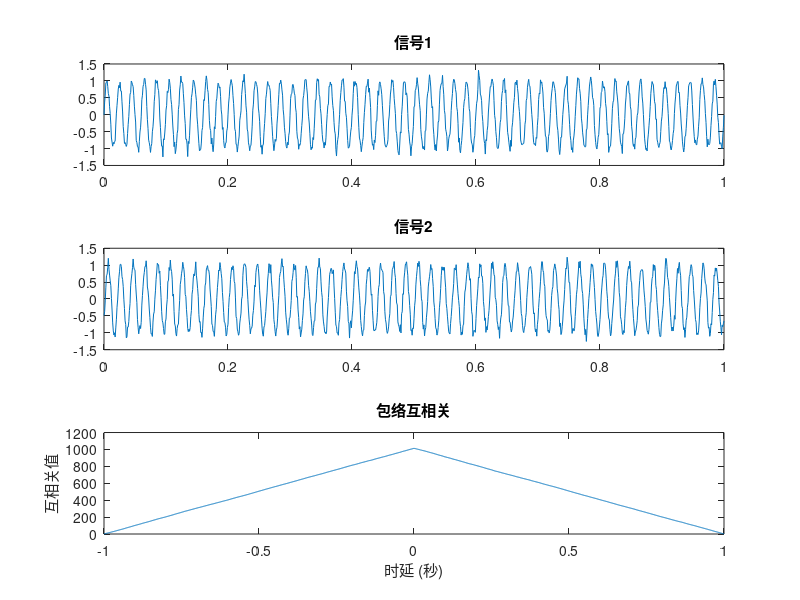

Here is the MATLAB script that generated this plot:
% MATLAB code to estimate time delay between two signals based on envelope correlation

% 生成两个信号 (可以替换为实际信号)
Fs = 1000;  % 采样频率
t = 0:1/Fs:1;  % 时间向量

% 信号1：正弦信号
x1 = sin(2*pi*50*t);  

% 信号2：延迟后的正弦信号，假设延迟 0.002 秒
delay = 0.002;  
x2 = sin(2*pi*50*(t - delay));

% 添加噪声（可选）
x1 = x1 + 0.1*randn(size(x1));  
x2 = x2 + 0.1*randn(size(x2));  

% Step 1: 包络检测 (使用 Hilbert 变换)
env1 = abs(hilbert(x1));  % 信号1的包络
env2 = abs(hilbert(x2));  % 信号2的包络

% Step 2: 计算包络之间的互相关
[xcorr_env, lags] = xcorr(env1, env2);

% Step 3: 找到互相关最大值对应的时延
[~, I] = max(xcorr_env);
time_delay = lags(I) / Fs;  % 计算时间延迟

% 显示结果
fprintf('估计的时间延迟为: %f 秒\n', time_delay);

% 绘制结果
figure;
subplot(3,1,1);
plot(t, x1);
title('信号1');

subplot(3,1,2);
plot(t, x2);
title('信号2');

subplot(3,1,3);
plot(lags/Fs, xcorr_env);
title('包络互相关');
xlabel('时延 (秒)');
ylabel('互相关值');
